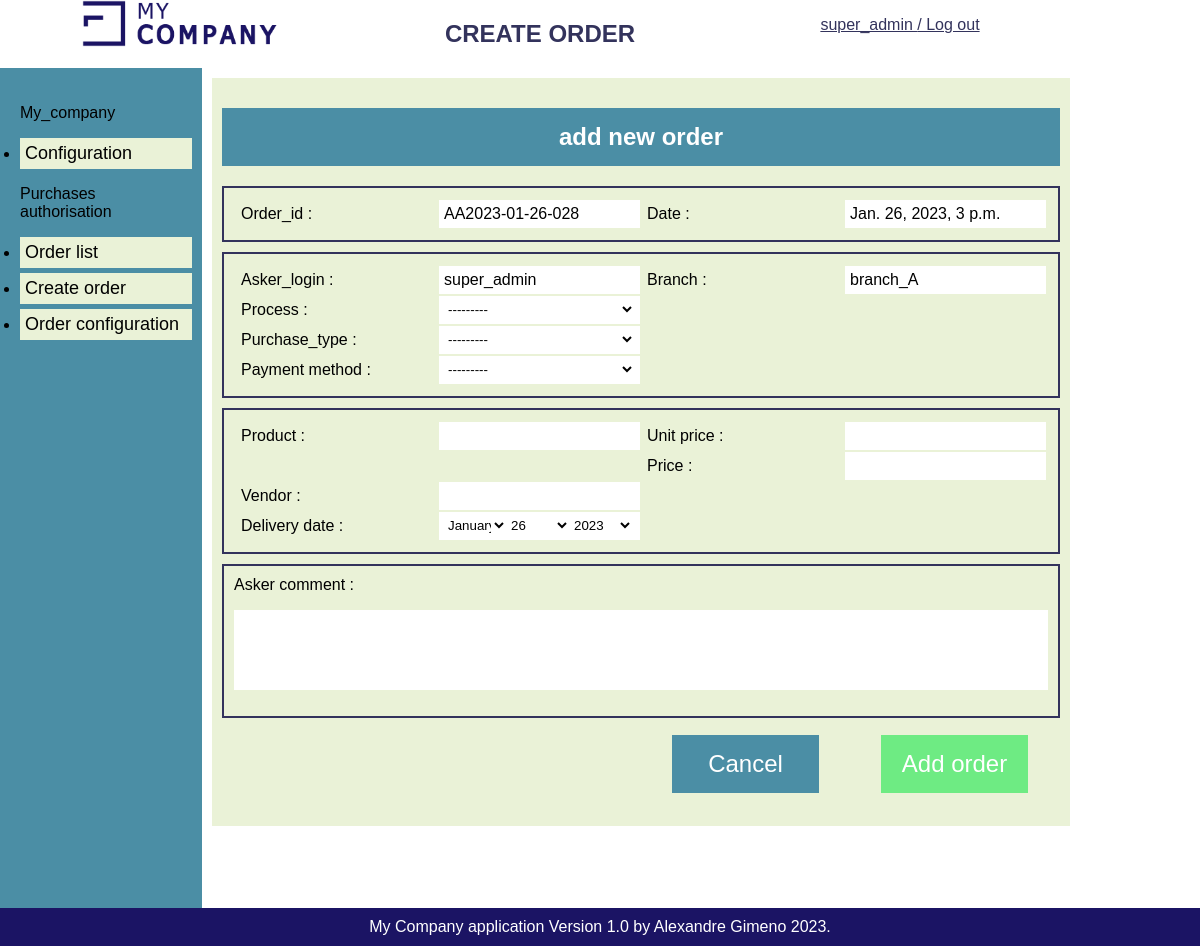
Screenshot of /order/add/ (signed in) with the database file from the repository.
### authentication/models.py (models this page shows)
class User(AbstractUser):
    def __str__(self):
        return f'{self.username}'
    company = models.ForeignKey('Company', null=True, on_delete=models.CASCADE, related_name='branch_user')
    branch = models.ForeignKey('Branch', null=True, on_delete=models.CASCADE, related_name='branch_user')

class Branch(models.Model):
    def __str__(self):
        return f'{self.name}'
    name = models.fields.CharField(max_length=30, unique=True)
    company = models.ForeignKey(Company, on_delete=models.CASCADE)
    controler = models.ForeignKey(User, on_delete=models.CASCADE, related_name='branch_controler')

### purchases_auth/views.py (the view)
# urls.py: path('order/add/', views.order_create, name='order-create'),
@login_required
def order_create(request):
    order_temp = Engine.order_temp(request.user)
    if request.method == 'POST':
        order_form = Order_form(request.POST)
        if order_form.is_valid():
            order = order_form.save(commit=False)
            order.order_id=order_temp.order_id
            order.date=order_temp.date
            order.asker_login=order_temp.asker_login
            order.branch=order_temp.branch
            order.save()
            settings.GLOBAL_COUNT+=1
            Engine.define_controler(order.id)
            Engine.send_mail(order.id)
            return redirect('order-detail', order.id)
    else:
        order_form = Order_form()
    return render(request,
    'purchases_auth/order_create.html',
    {'order_form': order_form, 'order_temp': order_temp})

### purchases_auth/forms.py
class Order_form(forms.ModelForm):
    delivery_date=forms.DateField(initial=datetime.date.today ,widget=forms.SelectDateWidget)
    class Meta:
        model = Order
        fields = [
            'process',
            'purchase_type',
            'payment_method',
            'product',
            'unit_price',
            'price',
            'vendor',
            'delivery_date',
            'asker_comment',
        ]

### purchases_auth/models.py (called while the page is built)
    def __str__(self):
        return f'{self.name}'

    def __str__(self):
        return f'{self.name}'

    def __str__(self):
        return f'{self.name}'

### purchases_auth/templates/purchases_auth/order_create.html (shortened to what this page needs)
{% extends 'base.html' %}
{% block title %}CREATE ORDER{% endblock %}
{% block content %}
<div class="orders-detail">
    <div>
        <h2 class="New_order">add new order</h2>
        <form action="" method="post">
            <div class="box">
                <table>
                    <tbody>
                    <tr>
                        <td>Order_id :</td>
                        <td class="value">{{ order_temp.order_id }}</td>
                        <td>Date :</td>
                        <td class="value">{{ order_temp.date }}</td>
                    </tr>
                    </tbody>
                </table>
            </div>
            <div class="box">
                <table>
                    <tbody>
                    <tr>
                        <td>Asker_login :</td>
                        <td class="value">{{ order_temp.asker_login }}</td>
                        <td>Branch :</td>
                        <td class="value">{{ order_temp.branch }}</td>
                    </tr>
                    <tr>
                        <td>Process :</td>
                        <td class="value">{{ order_form.process }}</td>
                    </tr>
                    <tr>
                        <td>Purchase_type :</td>
                        <td class="value">{{ order_form.purchase_type }}</td>
                    </tr>
                    <tr>
                        <td>Payment method :</td>
                        <td class="value">{{ order_form.payment_method }}</td>
                    </tr>
                    </tbody>
                </table>
            </div>
            <div class="box">
                <table>
                    <tbody>
                    <tr>
                        <td>Product :</td>
                        <td class="value">{{ order_form.product }}</td>
                        <td>Unit price :</td>
                        <td class="value">{{ order_form.unit_price }}</td>
                    </tr>
                    <tr>
                        <td></td>
                        <td></td>
                        <td>Price :</td>
                        <td class="value">{{ order_form.price }}</td>
                    </tr>
                    <tr>
                        <td>Vendor :</td>
                        <td class="value">{{ order_form.vendor }}</td>
                    </tr>
                    <tr>
                        <td>Delivery date :</td>
                        <td class="value">{{ order_form.delivery_date }}</td>
                    </tr>
                    </tbody>
                </table>
            </div>
            <div class="box">
                Asker comment :
                <p class="value">{{ order_form.asker_comment }}</p>
            </div>
            <table>
                <tbody>
                <tr class="input-btn">
                    <td></td>
                    <td></td>
                    <td><a href="{% url 'order-list' %}"><button type="button" class="back-btn">Cancel</button></a></td>
                    <td>
                        <input type="submit" class="btn-add" value="Add order">
                    </td>
                </tr>
                </tbody>
            </table>
        </form>
    </div>
</div>
{% endblock %}

### templates/base.html (shortened to what this page needs)
{% load static %}
<html>
    <head>
        <link rel="stylesheet" href="{% static 'styles.css' %}" />
    </head>
    <body>
        <header>
            <div class = "col">
                <img src="{% static 'logo_entreprise.png' %}" alt="logo_entreprise" width="200"/>
            </div>
            <div class = "col">
                <h2>{% block title %}{% endblock %}</h2>
            </div>
            <div class = "col">
                {% if user.is_authenticated %}
                    <p><a href="{% url 'logout' %}"> {{ request.user }} / Log out</a></p>
                {% else %}
                    <h4><a href="{% url 'login' %}">Log in</a></h4>
                {% endif %}
            </div>
        </header>
        <div class = "main">
            <nav>
                <p>My_company</p>
                <ul>
                    <li>
                        <a href="{% url 'config-home' %}">Configuration</a>
                    </li>
                </ul>
                <p>Purchases authorisation</p>
                <ul>
                    <li>
                        <a href="{% url 'order-list' %}">Order list</a>
                    </li>
                    <li>
                        <a href="{% url 'order-create' %}">Create order</a>
                    </li>
                    <li>
                        <a href="{% url 'order-config' %}">Order configuration</a>
                    </li>
                </ul>
            </nav>
            <div>
                {% block content %}{% endblock %}
            </div>
        </div>
        <footer>
            My Company application Version 1.0 by Alexandre Gimeno 2023.
        </footer>
    </body>
</html>

### purchases_auth/static/styles.css (style rules this page uses)
:root { --color-blue: #33335C; --color-gray: #4B8EA5; --color-orange: #F49E4C; --color-red: #AB3428; --color-green: #6EEB83; --color-beige: #EAF2D7; --color-darkbeige: #CEE1A3; }
* { font-family: Arial, sans-serif; }
a { color: var(--color-blue); }
body { width: 100%; margin: 0 auto; }
header { background-color: white ; color: var(--color-blue); display: flex; vertical-align: middle; }
header .col { float: left; width: 30%; text-align: center; }
.main { width: 90%; }
nav { float: left; width: 15%; height: 100%; background-color: var(--color-gray); padding: 20px; }
nav ul { margin: 0; padding: 0; }
nav li { background-color: var(--color-beige); width: 100%; padding: 5px; margin-bottom: 5px; }
nav li a { text-decoration: none; color: black; font-size: large; }
.orders-detail { display: grid; padding:10px; }
.orders-detail table { width: 100%; }
.orders-detail div { padding: 10px; margin-bottom: 10px; background-color: var(--color-beige); }
.orders-detail .box { padding: 10px; margin-bottom: 10px; background-color: var(--color-beige); border: 2px solid var(--color-blue); }
.orders-detail td { padding: 5px; width: 25%; }
.orders-detail .value { background-color: white; }
.orders-detail .value input[type="number"] { text-align: right; }
.orders-detail .New_order { padding: 15px; text-align: center; color: white; background-color: var(--color-gray); }
.orders-detail textarea { width: 100%; height: 6em; resize: none; }
.orders-detail input[type=submit], .orders-detail .back-btn { padding: 15px; width: 75%; font-size: x-large; color: white; text-align: center; border: none; }
.orders-detail .input-btn { text-align: center; }
.orders-detail .back-btn { background-color: var(--color-gray); }
.orders-detail .btn-add { background-color: var(--color-green); }
.orders-detail select, .orders-detail input , .orders-detail textarea { background-color: white; border: none; width: 100%; }
#id_delivery_date_month, #id_delivery_date_day, #id_delivery_date_year { border: none; width: 33%; }
footer { clear: both; background-color: #1B1464; color: white; padding: 10px; text-align: center; }

### rows the page displays
User: user "super_admin", asker_login "super_admin"
Branch: branch "branch_A"

### other values shown
{{ order_temp.order_id }} "AA2023-01-26-028"
{{ order_temp.date }} "Jan. 26, 2023, 3 p.m."
